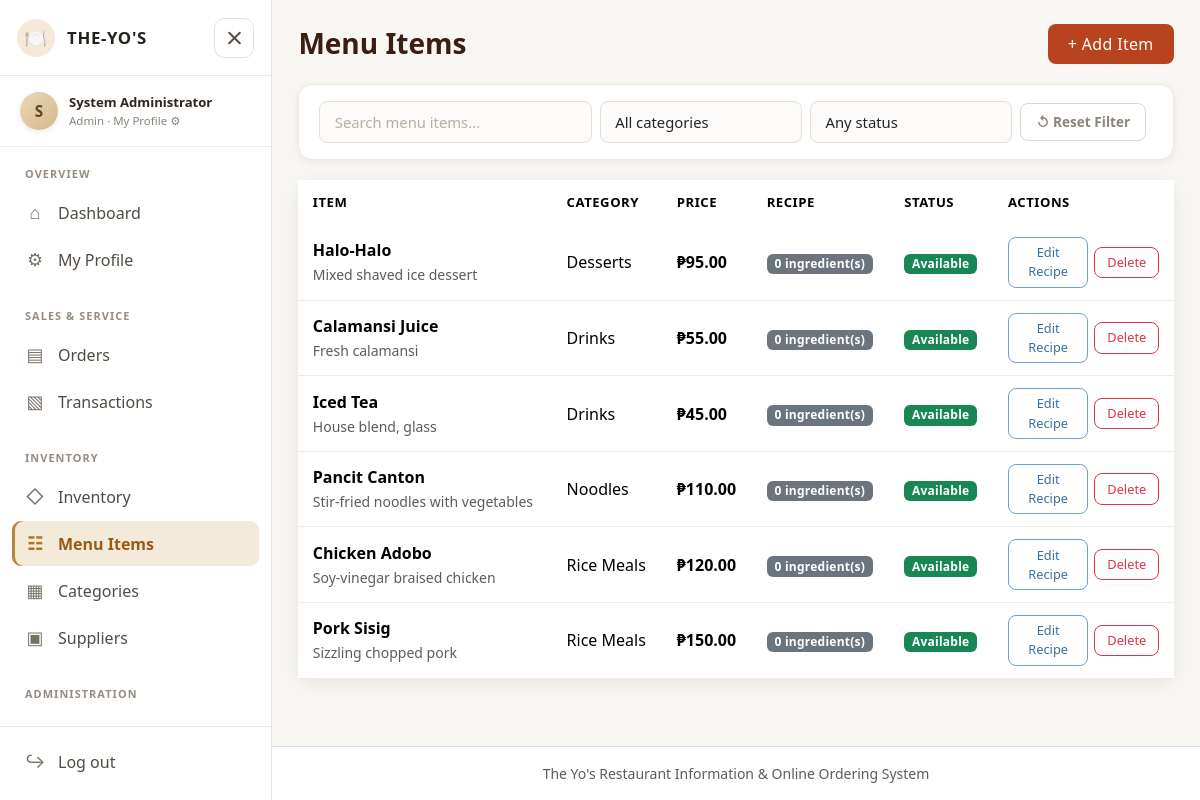
Screenshot of /menu_manage.php (signed in) with the database file from the repository.
### tables this page shows
CREATE TABLE menu_items (
  menu_id INT AUTO_INCREMENT PRIMARY KEY,
  category_id INT NOT NULL,
  item_name VARCHAR(100) NOT NULL,
  description VARCHAR(255) DEFAULT NULL,
  price DECIMAL(10,2) NOT NULL,
  is_available TINYINT(1) NOT NULL DEFAULT 1,
  FOREIGN KEY (category_id) REFERENCES categories(category_id) ON DELETE RESTRICT
);

CREATE TABLE categories (
  category_id INT AUTO_INCREMENT PRIMARY KEY,
  category_name VARCHAR(60) NOT NULL UNIQUE,
  description VARCHAR(255) DEFAULT NULL
);

### includes/config.php (called while the page is built, shortened)
<?php
try {
    $conn = mysqli_connect("localhost", "root", "", "theyos_db");
    mysqli_set_charset($conn, "utf8mb4");
} catch (mysqli_sql_exception $ex) {
    if (!isset($conn) || !$conn) {
        error_log($ex->getMessage());
        die("<h3>Cannot connect to the database.</h3><p>Start MySQL in XAMPP and import <b>sql/theyos_db.sql</b> in phpMyAdmin.</p>");
    }
}
function e($s)          { return htmlspecialchars((string)$s, ENT_QUOTES, 'UTF-8'); }
function peso($n)       { return '₱' . number_format((float)$n, 2); }
function q($sql, $types = '', $params = []) {
    global $conn;
    $st = mysqli_prepare($conn, $sql);
    if ($types !== '') { mysqli_stmt_bind_param($st, $types, ...$params); }
    mysqli_stmt_execute($st);
    return $st;
}
function rows($st) { return mysqli_fetch_all(mysqli_stmt_get_result($st), MYSQLI_ASSOC); }

### menu_manage.php (the view, shortened to what this page needs)
<?php
require 'includes/config.php';
$action = $_GET['action'] ?? 'list';
$row = ['menu_id' => 0, 'category_id' => '', 'item_name' => '', 'description' => '', 'price' => '', 'is_available' => 1];
$recipeInput = [];
$cats = rows(q("SELECT * FROM categories ORDER BY category_name"));
$ingredients = rows(q("SELECT inventory_id, item_name, unit, quantity FROM inventory_items WHERE item_type='ingredient' ORDER BY item_name"));
$search = trim($_GET['search'] ?? '');
$sql = "SELECT m.*, c.category_name, (SELECT COUNT(*) FROM menu_ingredients mi WHERE mi.menu_id=m.menu_id) AS ingredient_count
        FROM menu_items m JOIN categories c ON c.category_id=m.category_id WHERE (m.item_name LIKE ? OR m.description LIKE ?)";
$t = 'ss';
$p = ["%$search%", "%$search%"];
$list = rows(q($sql . " ORDER BY c.category_name, m.item_name", $t, $p));
include 'includes/header.php';
?>
<?php if ($action === 'add' || $action === 'edit'): ?>
  <div class="card" style="max-width:760px">
    <div class="card-body p-4">
      <h4 class="mb-1"><?= $action === 'add' ? 'Add Menu Item' : 'Edit Menu Item & Recipe' ?></h4>
      <p class="text-muted mb-3">Set ingredient quantities per serving. Stock will be deducted automatically upon order completion.</p>
      <form method="post"><input type="hidden" name="menu_id" value="<?= e($row['menu_id']) ?>">
        <div class="row g-3">
          <div class="col-md-7">
            <label class="form-label">Item name</label>
            <input class="form-control" name="item_name" value="<?= e($row['item_name']) ?>" required placeholder="e.g. Classic Beef Burger">
          </div>
          <div class="col-md-5">
            <label class="form-label">Category</label>
            <select class="form-select" name="category_id" required>
              <option value="">Select category...</option>
              <?php foreach ($cats as $c): ?>
                <option value="<?= $c['category_id'] ?>" <?= $row['category_id'] == $c['category_id'] ? 'selected' : '' ?>>
                  <?= e($c['category_name']) ?>
                </option>
              <?php endforeach; ?>
            </select>
          </div>
          <div class="col-12">
            <label class="form-label">Description</label>
            <input class="form-control" name="description" value="<?= e($row['description']) ?>" placeholder="Short description of the dish">
          </div>
          <div class="col-md-6">
            <label class="form-label">Price (₱)</label>
            <input type="number" min="0.01" step="0.01" class="form-control" name="price" value="<?= e($row['price']) ?>" required placeholder="0.00">
          </div>
          <div class="col-md-6 d-flex align-items-center pt-3">
            <div class="form-check">
              <input type="checkbox" class="form-check-input" name="is_available" id="av" <?= $row['is_available'] ? 'checked' : '' ?>>
              <label for="av" class="form-check-label fw-semibold">Available for customer ordering</label>
            </div>
          </div>
        </div>
        <hr class="my-4">
        <div class="d-flex justify-content-between align-items-center mb-3">
          <div>
            <h5 class="mb-0">Recipe Ingredients</h5>
            <small class="text-muted">Quantity deducted from inventory per order item</small>
          </div>
          <button class="btn btn-sm btn-outline-primary" type="button" id="addIngredient">+ Add Ingredient</button>
        </div>
        <div id="recipeRows">
          <?php foreach ($recipeInput as $ingredientId => $quantity): ?>
            <div class="row g-2 align-items-end recipe-row mb-2">
              <div class="col-md-7">
                <label class="form-label">Ingredient</label>
                <select class="form-select" name="ingredient_id[]" required>
                  <option value="">Choose ingredient...</option>
                  <?php foreach ($ingredients as $ingredient): ?>
                    <option value="<?= (int) $ingredient['inventory_id'] ?>" <?= $ingredientId == $ingredient['inventory_id'] ? 'selected' : '' ?>>
                      <?= e($ingredient['item_name']) ?> (<?= e($ingredient['unit']) ?> · <?= e($ingredient['quantity'] + 0) ?> available)
                    </option>
                  <?php endforeach; ?>
                </select>
              </div>
              <div class="col-md-3">
                <label class="form-label">Qty / serving</label>
                <input type="number" min="0.001" step="0.001" class="form-control" name="ingredient_qty[]" value="<?= e($quantity) ?>" required>
              </div>
              <div class="col-md-2">
                <button type="button" class="btn btn-outline-danger w-100 remove-ingredient">Remove</button>
              </div>
            </div>
          <?php endforeach; ?>
        </div>
        <?php if (!$ingredients): ?>
          <div class="alert alert-warning py-2">Add ingredient-type stock in Inventory before creating a menu recipe.</div>
        <?php endif; ?>
        <div class="d-flex gap-2 pt-3">
          <button class="btn btn-yo">Save Menu Item &amp; Recipe</button>
          <a class="btn btn-outline-secondary" href="menu_manage.php">Cancel</a>
        </div>
      </form>
    </div>
  </div>
  <template id="ingredientTemplate">
    <div class="row g-2 align-items-end recipe-row mb-2">
      <div class="col-md-7">
        <label class="form-label">Ingredient</label>
        <select class="form-select" name="ingredient_id[]" required>
          <option value="">Choose ingredient...</option>
          <?php foreach ($ingredients as $ingredient): ?>
            <option value="<?= (int) $ingredient['inventory_id'] ?>"><?= e($ingredient['item_name']) ?> (<?= e($ingredient['unit']) ?> · <?= e($ingredient['quantity'] + 0) ?> available)</option>
          <?php endforeach; ?>
        </select>
      </div>
      <div class="col-md-3">
        <label class="form-label">Qty / serving</label>
        <input type="number" min="0.001" step="0.001" class="form-control" name="ingredient_qty[]" required placeholder="0.00">
      </div>
      <div class="col-md-2">
        <button type="button" class="btn btn-outline-danger w-100 remove-ingredient">Remove</button>
      </div>
    </div>
  </template>
  <script>
    document.getElementById('addIngredient').addEventListener('click', () => {
      document.getElementById('recipeRows').append(document.getElementById('ingredientTemplate').content.cloneNode(true));
    });
    document.getElementById('recipeRows').addEventListener('click', (event) => {
      if (event.target.closest('.remove-ingredient')) event.target.closest('.recipe-row').remove();
    });
  </script>
<?php else: ?>
  <div class="page-header">
    <h3>Menu Items</h3>
    <a class="btn btn-yo" href="?action=add">+ Add Item</a>
  </div>
  <form class="filter-bar auto-filter" method="get">
    <div class="row g-2 align-items-center">
      <div class="col-md-4">
        <input type="search" class="form-control" name="search" placeholder="Search menu items..." value="<?= e($search) ?>" aria-label="Search menu">
      </div>
      <div class="col-md-3">
        <select class="form-select" name="cat" aria-label="Category">
          <option value="0">All categories</option>
        </select>
      </div>
      <div class="col-md-3">
        <select class="form-select" name="avail" aria-label="Availability">
          <option value="">Any status</option>
        </select>
      </div>
      <div class="col-md-2">
        <a class="reset-link" href="menu_manage.php">↺ Reset Filter</a>
      </div>
    </div>
  </form>
  <div class="card">
    <div class="table-responsive">
      <table class="table table-hover align-middle mb-0">
        <thead>
          <tr>
            <th>Item</th>
            <th>Category</th>
            <th>Price</th>
            <th>Recipe</th>
            <th>Status</th>
            <th width="180">Actions</th>
          </tr>
        </thead>
        <tbody>
          <?php foreach ($list as $m): ?>
            <tr>
              <td><b><?= e($m['item_name']) ?></b><br><small class="text-muted"><?= e($m['description']) ?></small></td>
              <td><?= e($m['category_name']) ?></td>
              <td class="fw-semibold"><?= peso($m['price']) ?></td>
              <td><span class="badge bg-secondary"><?= (int) $m['ingredient_count'] ?> ingredient(s)</span></td>
              <td>
                <?= $m['is_available'] ? "<span class='badge bg-success'>Available</span>" : "<span class='badge bg-secondary'>Unavailable</span>" ?>
              </td>
              <td>
                <div class="action-btns">
                  <a class="btn btn-sm btn-outline-primary" href="?action=edit&amp;id=<?= $m['menu_id'] ?>">Edit Recipe</a>
                  <form method="post" class="d-inline" onsubmit="return confirm('Delete this menu item?')">
                    <button class="btn btn-sm btn-outline-danger">Delete</button>
                  </form>
                </div>
              </td>
            </tr>
          <?php endforeach;
            echo "<tr><td colspan='6' class='empty-state'><p>No menu items found.</p></td></tr>"; ?>
        </tbody>
      </table>
    </div>
  </div>
<?php endif;
include 'includes/footer.php'; ?>

### css/style.css (style rules this page uses)
:root { --yo-brand: #b8431f; --yo-brand-hover: #963514; --yo-dark: #3b1d12; --yo-cream: #fff8f0; --yo-bg: #f8f6f2; --yo-shadow-sm: 0 2px 8px rgba(40,25,15,.06); --yo-shadow: 0 4px 16px rgba(40,25,15,.08); --yo-shadow-lg: 0 12px 36px rgba(40,25,15,.12); --yo-radius-sm: 8px; --yo-radius: 14px; --yo-radius-lg: 18px; --yo-transition: .22s cubic-bezier(.4,0,.2,1); }
body { background: var(--yo-bg); font-family: 'Segoe UI', system-ui, -apple-system, BlinkMacSystemFont, Arial, sans-serif; color: #282420; -webkit-font-smoothing: antialiased; }
button, input, select, textarea, .card, .side-link, .badge, .btn { transition: all var(--yo-transition); }
.btn-yo { background: var(--yo-brand); color: #fff; border: 0; border-radius: var(--yo-radius-sm); font-weight: 600; padding: .5rem 1.25rem; letter-spacing: .02em; }
.btn { border-radius: var(--yo-radius-sm); font-weight: 500; }
.btn-outline-primary { border-color: #6e9ecf; color: #3b6fa0; }
.card { border: 0; box-shadow: var(--yo-shadow); border-radius: var(--yo-radius); background: #fff; }
.form-control, .form-select { border-radius: var(--yo-radius-sm); border: 1.5px solid #ded6c9; padding: .55rem .9rem; font-size: .925rem; background-color: #fff; }
.form-control::placeholder { color: #b8b0a2; }
.filter-bar { background: #fff; border-radius: var(--yo-radius); padding: 1rem 1.25rem; box-shadow: var(--yo-shadow-sm); margin-bottom: 1.25rem; border: 1px solid #eee8df; }
.filter-bar .form-control, .filter-bar .form-select { border-color: #e5ded3; background: #fcfbfa; }
.filter-bar .reset-link { color: #8b847a; text-decoration: none; font-size: .85rem; font-weight: 600; display: inline-flex; align-items: center; gap: 5px; padding: .5rem .95rem; border-radius: var(--yo-radius-sm); border: 1.5px solid #ded6c9; background: #fff; white-space: nowrap; }
.table thead { background: var(--yo-dark); color: #fff; }
.table thead th { font-weight: 600; font-size: .82rem; letter-spacing: .04em; text-transform: uppercase; padding: .8rem .9rem; border: 0; white-space: nowrap; }
.table td { padding: .75rem .9rem; vertical-align: middle; border-color: #f0ebe3; }
.badge { font-weight: 600; font-size: .75rem; padding: .35em .65em; border-radius: 6px; letter-spacing: .02em; }
.page-header { display: flex; justify-content: space-between; align-items: center; margin-bottom: 1.25rem; }
.page-header h3 { margin: 0; font-weight: 700; color: var(--yo-dark); }
.action-btns { display: flex; gap: 6px; align-items: center; flex-wrap: nowrap; }
.action-btns .btn { padding: .32rem .75rem; font-size: .8rem; }

### rows the page displays
menu_items: item_name "Halo-Halo", description "Mixed shaved ice dessert", category.category_name "Desserts", price "₱95.00", ingredient_count "0", is_available "Available"
menu_items: item_name "Calamansi Juice", description "Fresh calamansi", category.category_name "Drinks", price "₱55.00", ingredient_count "0", is_available "Available"
menu_items: item_name "Iced Tea", description "House blend, glass", category.category_name "Drinks", price "₱45.00", ingredient_count "0", is_available "Available"
menu_items: item_name "Pancit Canton", description "Stir-fried noodles with vegetables", category.category_name "Noodles", price "₱110.00", ingredient_count "0", is_available "Available"
menu_items: item_name "Chicken Adobo", description "Soy-vinegar braised chicken", category.category_name "Rice Meals", price "₱120.00", ingredient_count "0", is_available "Available"
menu_items: item_name "Pork Sisig", description "Sizzling chopped pork", category.category_name "Rice Meals", price "₱150.00", ingredient_count "0", is_available "Available"

### other values shown
substr($_SESSION['fullname'], 0, 1) "S"
$_SESSION['fullname'] "System Administrator"
$_SESSION['accesslevel'] "Admin"
$icon "⌂ ⚙ ▤ ▧ ◇ ☷ ▦ ▣"
$label "Dashboard My Profile Orders Transactions Inventory Menu Items Categories Suppliers"
